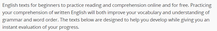
#> input picture image/OCR_eng.png, 217 x 31 px, shrunk from 873 x 123 before the run; its folder holds 6 pictures in this run
$ jupyter execute --allow-errors OCR.ipynb
#> lines starting #> are read from the running program, lines starting #| are printed output that depends on the picture
# OCR research
Optical Character Recognition

Python-tesseract is a python wrapper for Google's Tesseract-OCR <br>
For the intallation : [Link](https://github.com/UB-Mannheim/tesseract/wiki) + `pip install pytesseract`
- Additionnal scrip :
    - add `latin script`
- Additionnal language data :
    - add `english middle (1100-1500)`
    - add `french middle (1400-1600)`
    - add `occitan (post 1500)` <br><br>

[cell 1]
import cv2
import json

import pytesseract as OCR
from pytesseract import Output

from difflib import SequenceMatcher
import numpy as np
import seaborn as sns
import matplotlib.pyplot as plt

import traceback
import os

[cell 2]
# To let connect to the app Tessdata
#OCR.pytesseract.tesseract_cmd = r'C:/Program Files/Tesseract-OCR/tesseract.exe'
#os.environ["TESSDATA_PREFIX"] = r"C:/Program Files/Tesseract-OCR/tessdata" # Leaving it empty because file is already copy pasted in the current directory
#print(os.getenv("TESSDATA_PREFIX"))

# Configuratin

[cell 3]
def Image(name : str):
    img = cv2.imread(r'image/' + name)
    if img is None:
        print("Image Not Found")
    return img

def config(psm=3, oem=3):
    # config by default
    return rf'--psm {psm} --oem {oem}'

def Print(img, name = "img"):
    # Convert BGR to RGB and print it
    img_rgb = cv2.cvtColor(img, cv2.COLOR_BGR2RGB)
    plt.imshow(img_rgb)
    plt.axis('off')
    plt.title(name)
    plt.show()

def Score(original : str, transcrip : str):
    if transcrip == "":
        return -1
    else :
        return SequenceMatcher(None, original, transcrip).ratio()

[cell 4]
def Transcription(img, lang=None, myconfig = ''):
    try:
        transciption = OCR.image_to_string(image=img, lang=lang, config=myconfig)
    except Exception as e:
        transciption = ""
        #traceback.print_exc()
    return transciption

[cell 5]
def Charac(img, lang= 'eng', myconfig= config()):
    # Get the boxes of the recognize letter
    img_copy = img.copy()
    data = OCR.image_to_boxes(image=img_copy, lang=lang, config=myconfig)
    # don't accepte  output_type='data.frame' for some reason

    # Draw green box arround
    height = img_copy.shape[0]   # cv2.shape : height, width, channel ~= color
    for box in data.splitlines():
        box = box.split(" ")
        img_copy = cv2.rectangle(
            img=img_copy,
            pt1=(int(box[1]), height - int(box[2])),
            pt2=(int(box[3]), height - int(box[4])),
            color=(0, 255, 0) # BGR color system
        )

    Print(img_copy, "Recognize character")

[cell 6]
def Word(img, myconfig = config(), trust_limit = 80.0, draw_text=False):
    # Extract data and take only the trusted word
    img_copy = img.copy()
    data = OCR.image_to_data(image=img_copy, config=myconfig, output_type=Output.DATAFRAME)
    trust_data = data[ data['conf'] > trust_limit ]    # only with confidence above trust limit (80%)


    for _, row in trust_data.iterrows():
        (x, y, width, height) = (row['left'], row['top'], row['width'], row['height'])

        # Draw red box arround
        img_copy= cv2.rectangle(
            img= img_copy,
            pt1= (x,y),
            pt2= (x+width, y+height),
            color= (0,0,255)    #BGR system
        )

        # Write red text bellow
        if draw_text:
            img_copy = cv2.putText(
                img= img_copy,
                text= row["text"],
                org= (x, y+height+5),
                fontFace= cv2.FONT_HERSHEY_COMPLEX_SMALL,
                fontScale= 0.5,
                color= (0,0,255)
            )

    Print(img_copy, "Recognize word")

[cell 7]
json_path = r'text.json'

with open(json_path, 'r', encoding='utf-8') as file:
#> (reads text.json from the repository)
    text = json.load(file)

def Memorize(key='bin', line=None):
    if line == '' or line == None:
        return

    # Key format : {img_name} {lang}_{psm}.{oem}
    text['OCR']['found'][key] = line

    # Erase the file and rewrite it to update
    with open(json_path, 'w', encoding='utf-8') as file:
        file.seek(0)
        file.truncate()
        json.dump(text, file, indent=4)

# Calibration

[cell 8]
img = Image("OCR_eng.png")
#> in Image, img is the input picture: shape (31, 217, 3); mean B, G, R 233.1, 232.9, 233
original_txt = text["OCR"]["eng"]

[cell 9]
myconfig = config(1,1)
print(myconfig)
#> (the rest of this cell did not finish here and is left out)

#> (a cell that did not finish here is left out)


#> (a cell that did not finish here is left out)


[cell 12]
img = Image("OCR_eng.png")
#> (the rest of this cell did not finish here and is left out)

[cell 13]
Transcription(img, lang="frm", myconfig=r'--psm 1 --oem 3')
#> Out = ''

[cell 14]
transcrip= np.empty((14, 4), dtype=np.dtype('U'))   # the output of the OCR
score= np.empty((14, 4))       # the score of this output

# For each possibility
for psm in range(0,14):
    for oem in range(0,4):
        # Score the result
        output = Transcription(img, lang='eng', myconfig=config(psm, oem))

        # Store the info
        transcrip[psm,oem] = output
        score[psm,oem] = Score(original_txt, output)
#> after the loop, score = 14 rows, first 6: [-1, -1, -1, -1], [-1, -1, -1, -1], [-1, -1, -1, -1], [-1, -1, -1, -1], [-1, -1, -1, -1], [-1, -1, -1, -1]
        #print(f"psm,eom : {(psm,oem)}\tScore: {round(score[psm,oem], 3)}\tTranscrip: {transcrip[psm,oem]}")


# Print best parameter
psm_max, oem_max = np.unravel_index(np.argmax(score), score.shape)
#> psm_max = 0; oem_max = 0
score_max = score[psm_max, oem_max]
#> score_max = -1
print(f'Best parameter: psm {psm_max}\toem {oem_max}\nAssociate Score: {score_max}')
#| Best parameter: psm 0	oem 0
#| Associate Score: -1.0

[cell 15]
# Print the best config round 3 decimales
sns.heatmap(score, cmap="YlGnBu", annot=True, fmt=".3f")
plt.ylabel("psm")
plt.xlabel("oem")
plt.title(f"Best Config: psm {psm_max} oem {oem_max}")
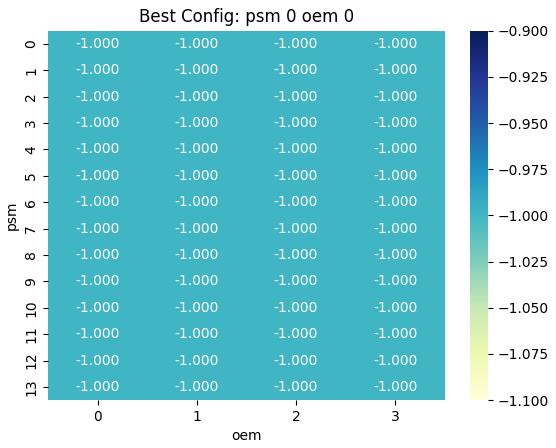
#> figure drawn by matplotlib, 2 panels

# Test

[cell 16]
img_name, psm, oem = "1391_1.jpg", 1, 1

img = Image(img_name)
#> call 3 of Image, with name = '1391_1.jpg'
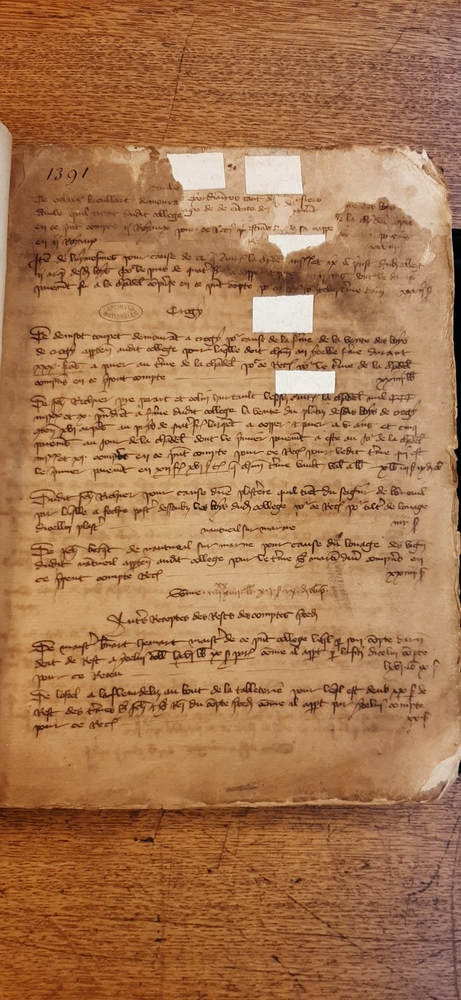
#> input picture image/1391_1.jpg, 461 x 1000 px, shrunk from 1860 x 4032 before the run
#> in Image, img is the input picture: shape (1000, 461, 3); mean B, G, R 80.5, 119.2, 167.3
myconfig = config(psm, oem)

for lang in ['eng', 'enm', 'frm', 'lat', 'oci']:
    transcrip = Transcription(img, lang=lang, myconfig=myconfig)
    key = f'{img_name} {lang}_{psm}.{oem}'

    Memorize(key, transcrip)
    print(lang, ": ", transcrip)
#> this loop made 5 passes
#| eng :
#| enm :
#| frm :
#| lat :
#| oci :

#> (a cell that did not finish here is left out)


#> (a cell that did not finish here is left out)
